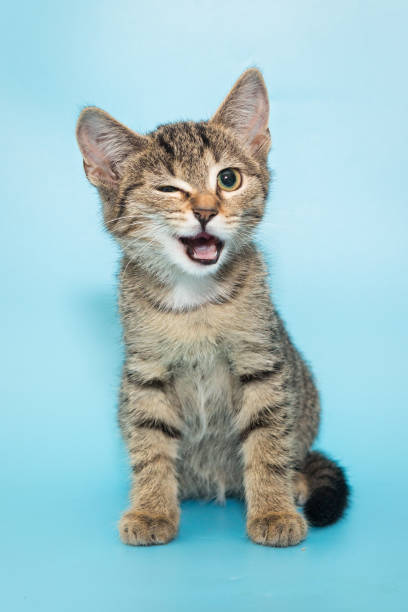
#> input picture Opencv/Images/cat.jpg, 408 x 612 px, found by its file name
$ python region_of_interest.py
#> lines starting #> are read from the running program, lines starting #| are printed output that depends on the picture
# Region of Interest
import numpy as np
import cv2 as cv

# Reading the image
img = cv.imread("Images\cat.jpg")
#> img is the input picture: shape (612, 408, 3); mean B, G, R 199.2, 194, 158.3
# cv.imshow("Cat",img)

#(204,148)
#(260,207)
roi = img[148:207,204:260]
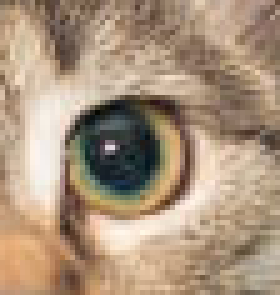
#> roi: shape (59, 56, 3) (shown 5 times larger); mean B, G, R 125, 147.9, 170.3

# Passing data into image
img[148:207,261:317] = roi
img[148:207,318:374] = roi
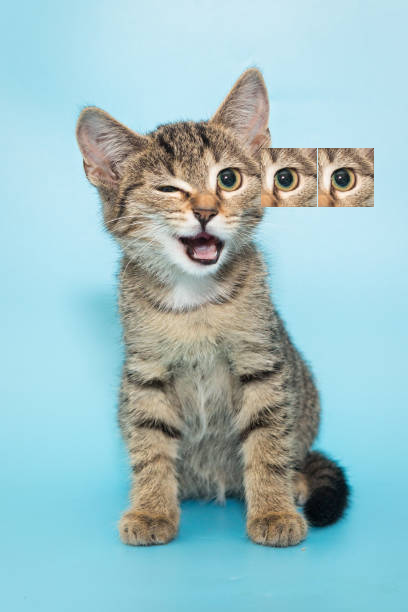
#> img: shape (612, 408, 3); mean B, G, R 196.3, 192, 157.8

cv.imshow("ROI",img)
cv.waitKey(0)
cv.destroyAllWindows()

$ run again, with Opencv/Images/colorballs.jpg copied over Opencv/Images/cat.jpg
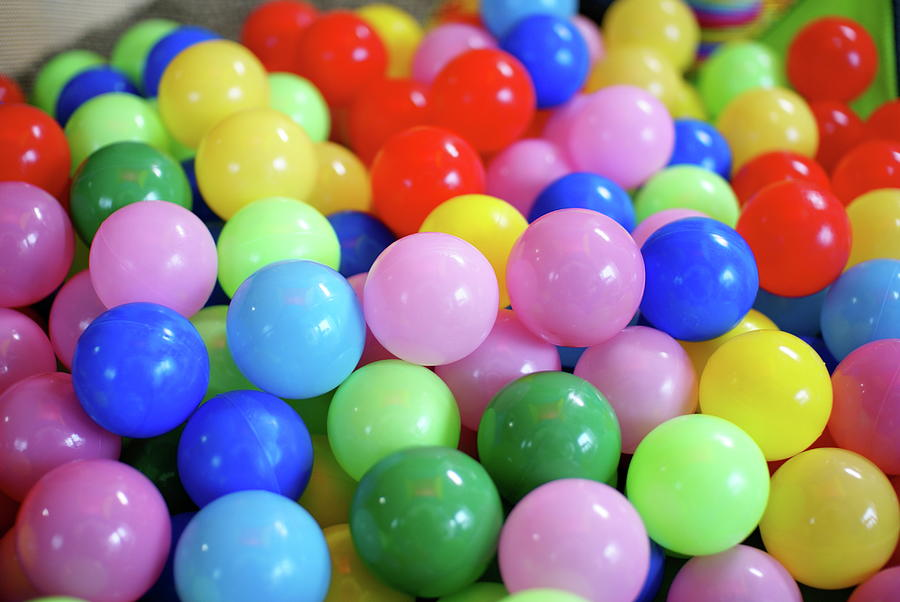
#> input picture Opencv/Images/colorballs.jpg, 900 x 602 px, found by its file name
#> img is the input picture: shape (602, 900, 3); mean B, G, R 124, 126.1, 144.7
#> `roi = img[148:207,204:260]`:
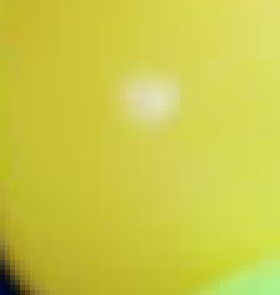
#> roi: shape (59, 56, 3) (shown 5 times larger); mean B, G, R 70.2, 201.5, 203.7
#> `img[148:207,318:374] = roi`:
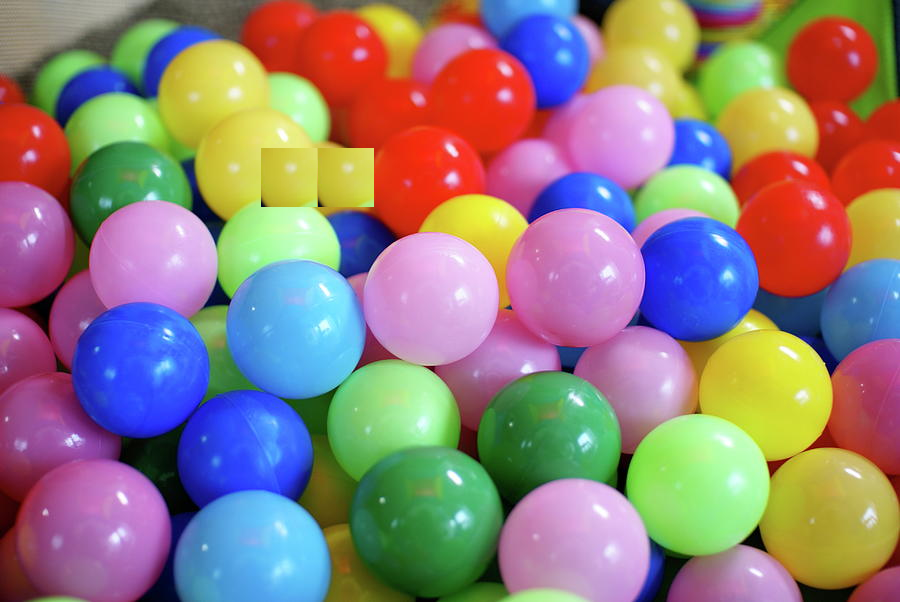
#> img: shape (602, 900, 3); mean B, G, R 123.8, 126.2, 144.6
